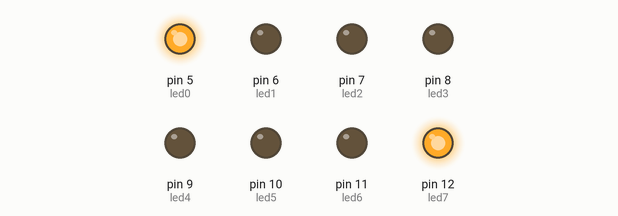
This sketch was run on a simulated Arduino Uno, built with avr-gcc and run on an emulated ATmega328P. Shown: output pins drawn as LEDs (lit = HIGH).

Above: at 0.03 s.
At 0.33 s:
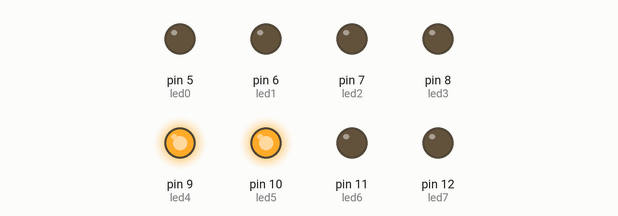
At 0.69 s:
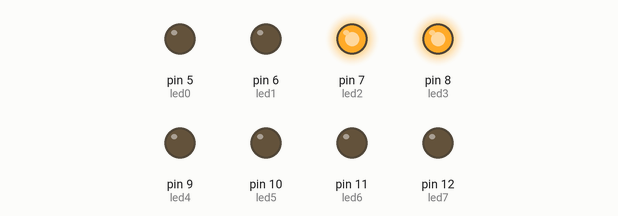
At 1.35 s:
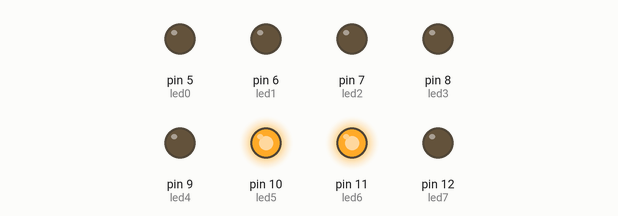
At 2.07 s:
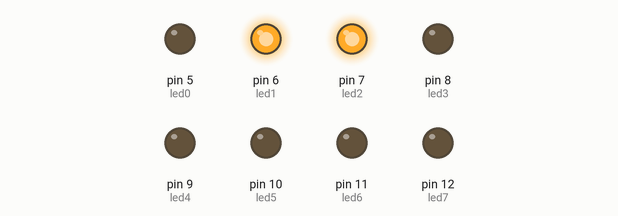
At 2.85 s:
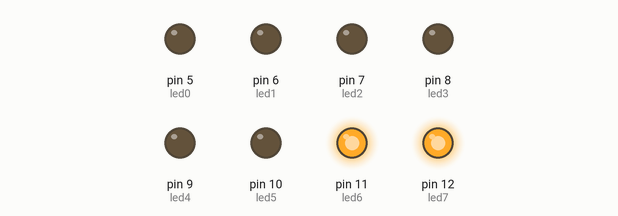
Timing chart, 0 to 3.1 s (numbered marks = the images above):
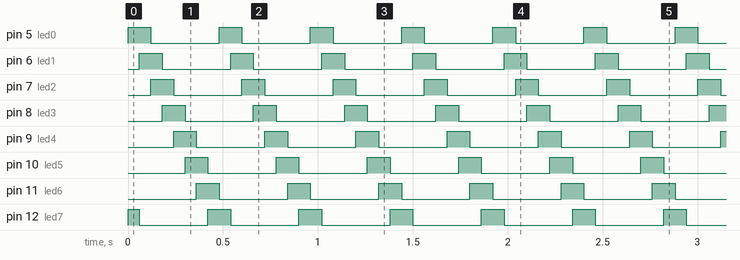

Measured:
- by itself, pin 12 (led7): repeats every 0.48 s: LOW 0.36 s, HIGH 0.12 s
- by itself, pin 5 (led0), pin 6 (led1), pin 7 (led2), pin 8 (led3), pin 9 (led4), pin 10 (led5), pin 11 (led6): alternates HIGH for 0.12 s and LOW for 0.36 s
- by itself, everything shown: repeats every 0.48 s, in 8 steps

The sketch:

sketch_nov09a_3_redonda.ino
```cpp
/**********************************************************************************
**                                                                               **
**                              Array de 8 LEDs                                  **
**                                                                               **
**                              Kevin Gomez                                      **
**********************************************************************************/

//********** Includes *************************************************************

//********** Variables ************************************************************
const byte led0 = 5;
const byte led1 = 6;
const byte led2 = 7;
const byte led3 = 8;
const byte led4 = 9;
const byte led5 = 10;
const byte led6 = 11;
const byte led7 = 12;
int temps=60;                // definir variable de temps en ms

//********** Setup ****************************************************************
void setup()
{
  pinMode(led0, OUTPUT);
  pinMode(led1, OUTPUT);
  pinMode(led2, OUTPUT);
  pinMode(led3, OUTPUT);
  pinMode(led4, OUTPUT);
  pinMode(led5, OUTPUT);
  pinMode(led6, OUTPUT);
  pinMode(led7, OUTPUT);
}

//********** Loop *****************************************************************
void loop()
{
  digitalWrite(led0, HIGH);
  digitalWrite(led1, LOW);
  digitalWrite(led2, LOW);
  digitalWrite(led3, LOW);
  digitalWrite(led4, LOW);
  digitalWrite(led5, LOW);
  digitalWrite(led6, LOW);
  digitalWrite(led7, HIGH);

  delay(temps);                  // Els led's van a una velocitat de 200ms

  digitalWrite(led0, HIGH);
  digitalWrite(led1, HIGH);
  digitalWrite(led2, LOW);
  digitalWrite(led3, LOW);
  digitalWrite(led4, LOW);
  digitalWrite(led5, LOW);
  digitalWrite(led6, LOW);
  digitalWrite(led7, LOW);

  delay(temps);                  // Els led's van a una velocitat de 200ms

  digitalWrite(led0, LOW);
  digitalWrite(led1, HIGH);
  digitalWrite(led2, HIGH);
  digitalWrite(led3, LOW);
  digitalWrite(led4, LOW);
  digitalWrite(led5, LOW);
  digitalWrite(led6, LOW);
  digitalWrite(led7, LOW);

  delay(temps);                  // Els led's van a una velocitat de 200ms

  digitalWrite(led0, LOW);
  digitalWrite(led1, LOW);
  digitalWrite(led2, HIGH);
  digitalWrite(led3, HIGH);
  digitalWrite(led4, LOW);
  digitalWrite(led5, LOW);
  digitalWrite(led6, LOW);
  digitalWrite(led7, LOW);

  delay(temps);                  // Els led's van a una velocitat de 200ms

  digitalWrite(led0, LOW);
  digitalWrite(led1, LOW);
  digitalWrite(led2, LOW);
  digitalWrite(led3, HIGH);
  digitalWrite(led4, HIGH);
  digitalWrite(led5, LOW);
  digitalWrite(led6, LOW);
  digitalWrite(led7, LOW);

  delay(temps);                  // Els led's van a una velocitat de 200ms

  digitalWrite(led0, LOW);
  digitalWrite(led1, LOW);
  digitalWrite(led2, LOW);
  digitalWrite(led3, LOW);
  digitalWrite(led4, HIGH);
  digitalWrite(led5, HIGH);
  digitalWrite(led6, LOW);
  digitalWrite(led7, LOW);

  delay(temps);                  // Els led's van a una velocitat de 200ms

  digitalWrite(led0, LOW);
  digitalWrite(led1, LOW);
  digitalWrite(led2, LOW);
  digitalWrite(led3, LOW);
  digitalWrite(led4, LOW);
  digitalWrite(led5, HIGH);
  digitalWrite(led6, HIGH);
  digitalWrite(led7, LOW);

  delay(temps);                  // Els led's van a una velocitat de 200ms

  digitalWrite(led0, LOW);
  digitalWrite(led1, LOW);
  digitalWrite(led2, LOW);
  digitalWrite(led3, LOW);
  digitalWrite(led4, LOW);
  digitalWrite(led5, LOW);
  digitalWrite(led6, HIGH);
  digitalWrite(led7, HIGH);

  delay(temps);                  // Els led's van a una velocitat de 200ms
}

//********** Funcions *************************************************************
```
